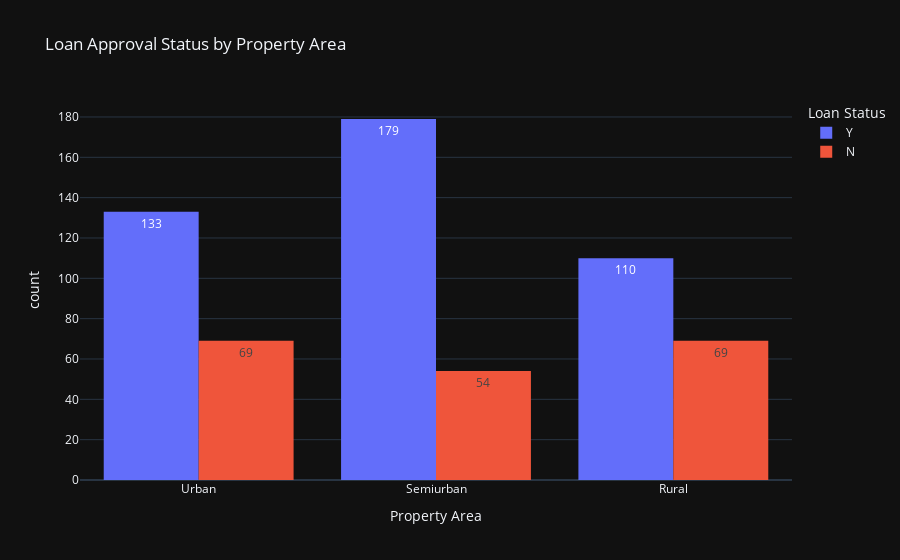

The notebook cell saved with this chart:
### Markdown cell above
## <div style="font-family: Trebuchet MS; background-color: #1a53ff ; color: #FFFFFF; padding: 12px; line-height: 1.5;">  Does the Property Area (Urban, Semiurban, Rural) influence loan approval rates?  </div>

### Code cell
# Create a bar chart to show Loan_Status count for each Property_Area value
fig = px.histogram(df, 
             x='Property_Area', 
             color='Loan_Status', 
             barmode='group',
             template='plotly_dark',
             text_auto=True,
             title='Loan Approval Status by Property Area',
             labels={'Property_Area': 'Property Area', 'Loan_Status': 'Loan Status'})
fig.show()

### Figure 1 — Plotly figure (JSON) as saved in the notebook; plotly's stock layout.template omitted (floating-point values rounded to 4 significant figures; data arrays with more than 128 entries replaced by an {"elided": "..."} marker saying what was removed)
{"data": [{"alignmentgroup": "True", "bingroup": "x", "hovertemplate": "Loan Status=Y<br>Property Area=%{x}<br>count=%{y}<extra></extra>", "legendgroup": "Y", "marker": {"color": "#636efa", "pattern": {"shape": ""}}, "name": "Y", "offsetgroup": "Y", "orientation": "v", "showlegend": true, "texttemplate": "%{value}", "type": "histogram", "x": {"elided": "422 str values"}, "xaxis": "x", "yaxis": "y"}, {"alignmentgroup": "True", "bingroup": "x", "hovertemplate": "Loan Status=N<br>Property Area=%{x}<br>count=%{y}<extra></extra>", "legendgroup": "N", "marker": {"color": "#EF553B", "pattern": {"shape": ""}}, "name": "N", "offsetgroup": "N", "orientation": "v", "showlegend": true, "texttemplate": "%{value}", "type": "histogram", "x": {"elided": "192 str values"}, "xaxis": "x", "yaxis": "y"}], "layout": {"autosize": true, "barmode": "group", "legend": {"title": {"text": "Loan Status"}, "tracegroupgap": 0}, "title": {"text": "Loan Approval Status by Property Area"}, "xaxis": {"anchor": "y", "autorange": true, "domain": [0, 1], "range": [-0.5, 2.5], "title": {"text": "Property Area"}, "type": "category"}, "yaxis": {"anchor": "x", "autorange": true, "domain": [0, 1], "range": [0, 188.4], "title": {"text": "count"}}}}
